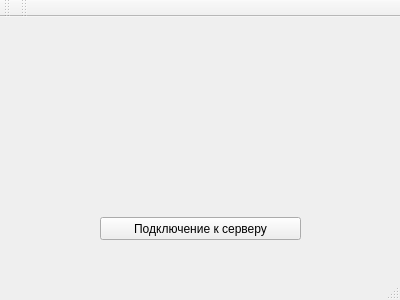
<?xml version="1.0" encoding="UTF-8"?>
<ui version="4.0">
 <class>MainWindow</class>
 <widget class="QMainWindow" name="MainWindow">
  <property name="geometry">
   <rect>
    <x>0</x>
    <y>0</y>
    <width>400</width>
    <height>300</height>
   </rect>
  </property>
  <property name="windowTitle">
   <string>MainWindow</string>
  </property>
  <widget class="QWidget" name="centralWidget">
   <widget class="QPushButton" name="pushButton1">
    <property name="enabled">
     <bool>true</bool>
    </property>
    <property name="geometry">
     <rect>
      <x>100</x>
      <y>200</y>
      <width>201</width>
      <height>23</height>
     </rect>
    </property>
    <property name="focusPolicy">
     <enum>Qt::NoFocus</enum>
    </property>
    <property name="text">
     <string>Подключение к серверу</string>
    </property>
    <property name="checkable">
     <bool>false</bool>
    </property>
    <property name="default">
     <bool>false</bool>
    </property>
   </widget>
  </widget>
  <widget class="QMenuBar" name="menuBar">
   <property name="geometry">
    <rect>
     <x>0</x>
     <y>0</y>
     <width>400</width>
     <height>21</height>
    </rect>
   </property>
  </widget>
  <widget class="QToolBar" name="mainToolBar">
   <attribute name="toolBarArea">
    <enum>TopToolBarArea</enum>
   </attribute>
   <attribute name="toolBarBreak">
    <bool>false</bool>
   </attribute>
  </widget>
  <widget class="QStatusBar" name="statusBar"/>
  <widget class="QToolBar" name="toolBar">
   <property name="windowTitle">
    <string>toolBar</string>
   </property>
   <attribute name="toolBarArea">
    <enum>TopToolBarArea</enum>
   </attribute>
   <attribute name="toolBarBreak">
    <bool>false</bool>
   </attribute>
  </widget>
 </widget>
 <layoutdefault spacing="6" margin="11"/>
 <resources/>
 <connections/>
</ui>
